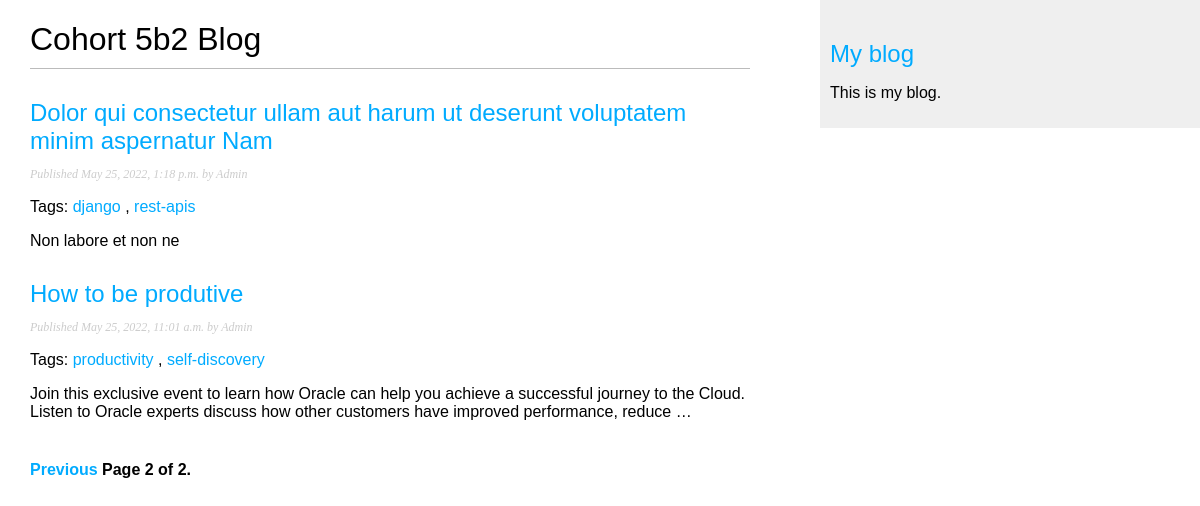
Screenshot of /blog/?page=2 with the database file from the repository.
### blog/models.py (models this page shows, shortened)
class Post(models.Model):
    STATUS_CHOICES = (
    ('draft', 'Draft'),
    ('published', 'Published'),
    )
    title = models.CharField(max_length=250)
    slug = models.SlugField(max_length=250,unique_for_date='publish')
    author = models.ForeignKey(User,on_delete=models.CASCADE,related_name='blog_posts')
    body = models.TextField()
    publish = models.DateTimeField(default=timezone.now)
    created = models.DateTimeField(auto_now_add=True)
    updated = models.DateTimeField(auto_now=True)
    status = models.CharField(max_length=10,    choices=STATUS_CHOICES, default='draft')
    objects = models.Manager() # The default manager.
    published = PublishedManager() # Our custom manager.
    tags = TaggableManager()
    class Meta:
        ordering = ('-publish',)
    def get_absolute_url(self):
        return reverse("blog:post_detail",
                       args=[self.publish.year,
                             self.publish.month,
                             self.publish.day,
                             self.slug])

### blog/views.py (the view)
# urls.py: path('', views.post_list, name='post_list'),
def post_list(request, tag_slug=None):
    object_list = Post.published.all()
    tag = None
    if tag_slug:
        tag = get_object_or_404(Tag, slug=tag_slug)
        object_list = object_list.filter(tags__in=[tag])
    paginator = Paginator(object_list, 2) # 3 posts in each page
    page = request.GET.get('page')
    try:
        posts = paginator.page(page)
    except PageNotAnInteger:
        posts = paginator.page(1)
    except EmptyPage:
        posts = paginator.page(paginator.num_pages)
    data = {'posts': posts,
            'page': page,
            'tag': tag}
    return render(request,'blog/post/list.html', context=data)

### blog/managers.py (called while the page is built)
    def get_queryset(self):
        return super(PublishedManager, self).get_queryset().filter(status='published')

### blog/templates/blog/post/list.html (shortened to what this page needs)
{% extends "blog/base.html" %}
{% block content %}
    <h1>Cohort 5b2 Blog</h1>
    {% for post in posts %}
        <h2>
            <a href="{{ post.get_absolute_url }}">
            {{ post.title }}
            </a>
        </h2>
        <p class="date">
            Published {{ post.publish }} by {{ post.author | capfirst }}
        </p>
        <p class="tags">
            Tags:
                {% for tag in post.tags.all %}
                    <a href="{% url "blog:post_list_by_tag" tag.slug %}">{{ tag.name }}</a>
                    {% if not forloop.last %}, {% endif %}
                {% endfor %}
        </p>
        {{ post.body|truncatewords:30|linebreaks }}
    {% endfor %}
    {% include "pagination.html" with page=posts %}
{% endblock %}

### blog/static/css/blog.css (style rules this page uses)
body { margin:0; padding:0; font-family:helvetica, sans-serif; }
a { color:#00abff; text-decoration:none; }
h1 { font-weight:normal; border-bottom:1px solid #bbb; padding:0 0 10px 0; }
h2 { font-weight:normal; margin:30px 0 0; }
p.date { color:#ccc; font-family: georgia, serif; font-size: 12px; font-style: italic; }

### rows the page displays
Post: title "Dolor qui consectetur ullam aut harum ut deserunt voluptatem minim aspernatur Nam", publish "May 25, 2022, 1:18 p.m.", author "Admin", body "Non labore et non ne"
Tag: name "django"
Tag: name "rest-apis"
Post: title "How to be produtive", publish "May 25, 2022, 11:01 a.m.", author "Admin", body "Join this exclusive event to learn how Oracle can help you achieve a successful journey to the Cloud. Listen to Oracle experts discuss how other customers have improved performance, reduce …"
Tag: name "productivity"
Tag: name "self-discovery"

### other values shown
{{ page.number }} "2"
{{ page.paginator.num_pages }} "2"
